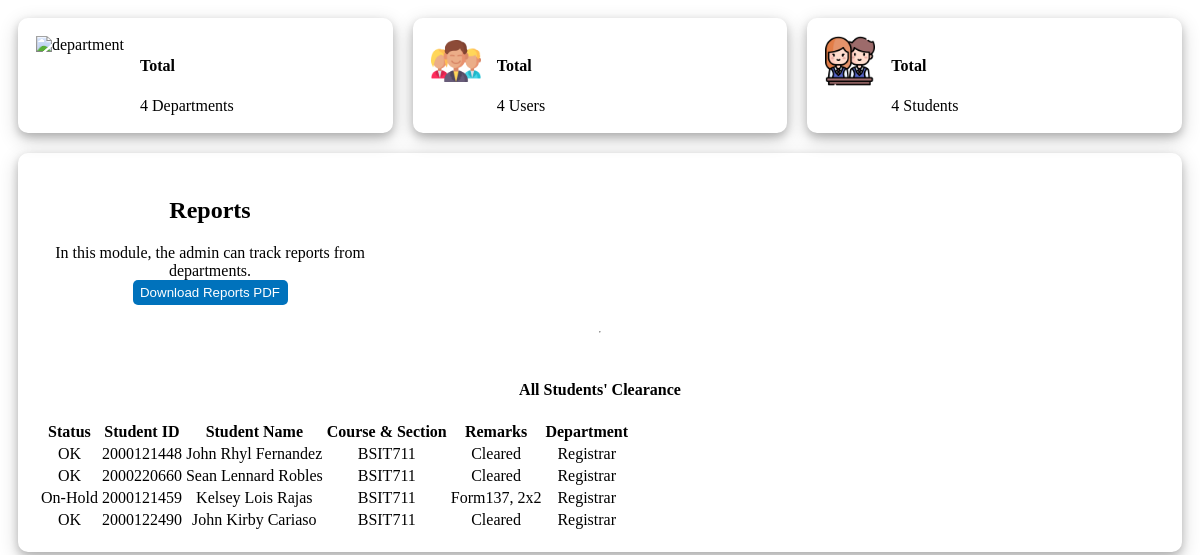
/admin_side/php_page_contents/php_dashboard.php, run on an earlier commit of the app's database.
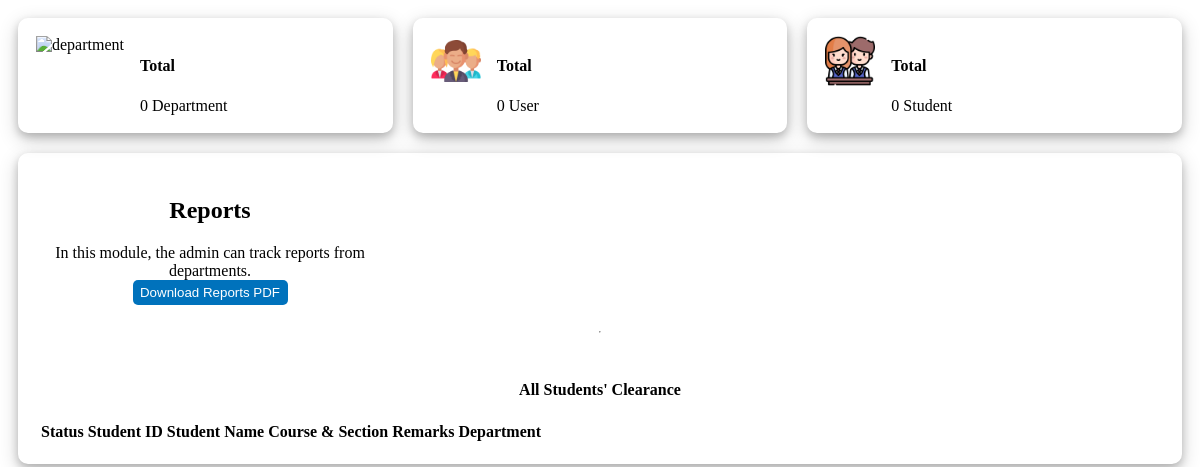
And on a later commit of the database.
### tables this page shows
CREATE TABLE `tbl_cleared` (
  `id` int(11) NOT NULL,
  `status` varchar(255) NOT NULL,
  `student_id` bigint(20) NOT NULL,
  `last_name` varchar(255) NOT NULL,
  `first_name` varchar(255) NOT NULL,
  `course_code` varchar(255) NOT NULL,
  `section` int(11) NOT NULL,
  `remarks` varchar(255) NOT NULL,
  `department` varchar(255) NOT NULL,
  `type` varchar(255) NOT NULL,
  `email` varchar(255) NOT NULL,
  `password` varchar(255) NOT NULL,
  `school_year` varchar(255) NOT NULL,
  `semester` varchar(255) NOT NULL
);

### admin_side/php_page_contents/php_dashboard.php (the view, shortened to what the changed rows need)
<?php
include('conn.php');
?>
<!DOCTYPE html>
<html lang="en">
<head>
    <link href='https://unpkg.com/boxicons@2.1.4/css/boxicons.min.css' rel='stylesheet'>
    <link rel="stylesheet" href="css/php_dashboard.css">
</head>
<body>
    <div class="summary_content">
        <div class="box_summary">
            <?php $departments = mysqli_query($db, "SELECT COUNT(id) FROM tbl_departments"); ?>
            <div class="column">
                <h4 class="total">Total</h4>
                <label class="labels">
                    <?php while ($row = mysqli_fetch_array($departments)) { ?>
                        <span>
                            <?php echo $row['COUNT(id)'] ?>
                        </span>
                        <?php
                        if ($row['COUNT(id)'] <= 1) {
                            echo "Department";
                        } else if ($row['COUNT(id)'] > 1) {
                            echo "Departments";
                        }
                        ?>
                    <?php } ?>
                </label>
            </div>
        </div>
        <div class="box_summary">
            <?php $users = mysqli_query($db, "SELECT COUNT(id) FROM tbl_users"); ?>
            <div class="column">
                <h4 class="total">Total</h4>
                <label class="labels">
                    <?php while ($row = mysqli_fetch_array($users)) { ?>
                        <span>
                            <?php echo $row['COUNT(id)'] ?>
                        </span>
                        <?php
                        if ($row['COUNT(id)'] <= 1) {
                            echo "User";
                        } else if ($row['COUNT(id)'] > 1) {
                            echo "Users";
                        }
                        ?>
                    <?php } ?>
                </label>
            </div>
        </div>
        <div class="box_summary">
            <?php $students_query = mysqli_query($db, "SELECT COUNT(DISTINCT student_id) as student_count FROM tbl_cleared"); ?>
            <div class="column">
                <h4 class="total">Total</h4>
                <label class="labels">
                    <?php while ($row = mysqli_fetch_array($students_query)) { ?>
                        <span>
                            <?php echo $row['student_count'] ?>
                        </span>
                        <?php
                        if ($row['student_count'] <= 1) {
                            echo "Student";
                        } else if ($row['student_count'] > 1) {
                            echo "Students";
                        }
                        ?>
                    <?php } ?>
                </label>
            </div>
        </div>
    </div>
    <div class="reports_box">
        <div class="box">
            <form action="login_using_msO365/export_pdf.php" method="POST">
                <h2 class="acad_info">Reports</h2>
            </form>
            <br>
            <br>
            <?php $reports = mysqli_query($db, "SELECT status, student_id, CONCAT(first_name, ' ', last_name) AS full_name, CONCAT(course_code, section) AS course_section, remarks, department FROM tbl_cleared"); ?>
            <div class="sy_sem_container">
                <table id="report-table-body" class="sy_sem_table">
                    <thead>
                        <tr>
                            <th>Status</th>
                            <th>Student ID</th>
                            <th>Student Name</th>
                            <th>Course & Section</th>
                            <th>Remarks</th>
                            <th>Department</th>
                        </tr>
                    </thead>
                    <?php while ($row = mysqli_fetch_array($reports)) { ?>
                        <tbody>
                            <tr>
                                <td><?php echo $row['status']; ?></td>
                                <td><?php echo $row['student_id']; ?></td>
                                <td><?php echo $row['full_name']; ?></td>
                                <td><?php echo $row['course_section']; ?></td>
                                <td><?php echo $row['remarks']; ?></td>
                                <td><?php echo $row['department']; ?></td>
                            </tr>
                        </tbody>
                    <?php } ?>
                </table>
            </div>
        </div>
    </div>
</body>
</html>

What changed in the data, as far as the page shows it:
removed tbl_cleared: status "OK", student "2000121448", full_name "John Rhyl Fernandez", course_section "BSIT711", remarks "Cleared", department "Registrar"
removed tbl_cleared: status "OK", student "2000220660", full_name "Sean Lennard Robles", course_section "BSIT711", remarks "Cleared", department "Registrar"
removed tbl_cleared: status "On-Hold", student "2000121459", full_name "Kelsey Lois Rajas", course_section "BSIT711", remarks "Form137, 2x2", department "Registrar"
removed tbl_cleared: status "OK", student "2000122490", full_name "John Kirby Cariaso", course_section "BSIT711", remarks "Cleared", department "Registrar"
Also different on the page:
new list line: "0 Department"
new list line: "0 User"
new list line: "0 Student"
list line gone: "4 Departments"
list line gone: "4 Users"
list line gone: "4 Students"
